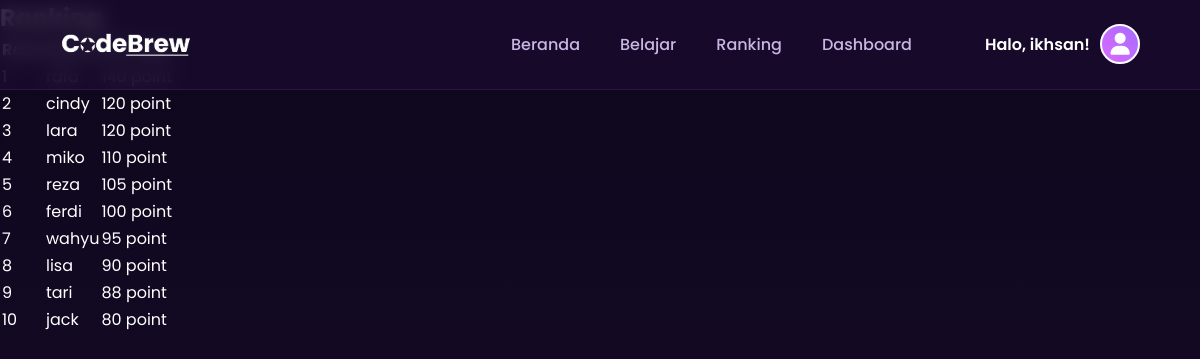
The page /homepage/ranking.php (signed in) on the database its author committed.
### tables this page shows
CREATE TABLE `user` (
  `user_id` int NOT NULL,
  `username` varchar(100) DEFAULT NULL,
  `email` varchar(100) DEFAULT NULL,
  `password` varchar(255) DEFAULT NULL,
  `is_premium` tinyint(1) DEFAULT NULL,
  `xp_total` int DEFAULT NULL,
  `role` varchar(20) DEFAULT 'user'
);

### homepage/ranking.php (the view, shortened to what this page needs)
<?php
include '../connection.php';
$ranking = mysqli_query($conn, "SELECT * FROM user ORDER BY xp_total DESC LIMIT 10");
$is_premium = false;
if (isset($_SESSION['username'])) {
    $username = $_SESSION['username'];
    $result = mysqli_query($conn, "SELECT is_premium FROM user WHERE username = '$username'");
    if ($result && $row = mysqli_fetch_assoc($result)) {
        $is_premium = $row['is_premium'] == 1;
    }
}
?>
<!DOCTYPE html>
<html lang="id">
<head>
  <link rel="stylesheet" href="https://cdnjs.cloudflare.com/ajax/libs/font-awesome/6.4.0/css/all.min.css" />
  <link rel="stylesheet" href="../landing-page/index.css" />
</head>
<body>
  <div class="stars" id="stars"></div>
  <header>
    <div class="logo">
      <img src="../assets/Cuplikan_layar_2025-04-17_195753-removebg-preview 1.png" class="logo">
    </div>
    <nav>
      <ul>
        <li><a href="index.php">Beranda</a></li>
        <li><a href="#">Belajar</a></li>
        <li><a href="../ranking.php">Ranking</a></li>
        <li><a href="#">Dashboard</a></li>
      </ul>
    </nav>
    <div class="user-profile-container">
        <?php if (isset($_SESSION['username'])): ?>
            <span class="greeting">
                Halo, <?php echo htmlspecialchars($_SESSION['username']); ?>!
            </span>
        <?php endif; ?>
        <div class="profile-menu">
            <div class="profile-btn <?php echo $is_premium ? 'premium-profile' : ''; ?>" id="profileBtn">
                <i class="fas fa-user avatar"></i>
            </div>
        </div>
    </div>
  </header>
  <section class="ranking">
    <h1>Ranking</h1>
    <table>
      <thead>
        <tr>
          <th>Rank</th>
          <th>Nama</th>
          <th>XP Total</th>
        </tr>
      </thead>
      <tbody>
        <?php
        $rank = 1;
        while ($row = mysqli_fetch_assoc($ranking)) {
          echo "<tr>";
          echo "<td>" . $rank . "</td>";
          echo "<td>" . $row['username'] . "</td>";
          echo "<td>" . $row['xp_total'] . ' point' . "</td>";
          echo "</tr>";
          $rank++;
        }
        ?>
      </tbody>
    </table>
  </section>
</body>
</html>

### homepage/index.css (style rules this page uses)
:root { --primary: #5d2e8e; --primary-light: #a367dc; --accent: #ff84e8; --dark: #1a0b2e; --darker: #0d071b; --light: #ffffff; --light-purple: #c9b6e4; --gradient: linear-gradient(90deg, var(--primary-light), var(--accent)); }
* { margin: 0; padding: 0; box-sizing: border-box; font-family: "Poppins", sans-serif; }
body { background: linear-gradient(180deg, var(--darker), var(--dark)); color: var(--light); overflow-x: hidden; min-height: 100vh; position: relative; }
.stars { position: fixed; top: 0; left: 0; width: 100%; height: 100%; pointer-events: none; z-index: -1; }
header { position: fixed; top: 0; left: 0; width: 100%; padding: 1.5rem 5%; display: flex; justify-content: space-between; align-items: center; z-index: 100; backdrop-filter: blur(10px); background: rgba(26, 11, 46, 0.8); border-bottom: 1px solid rgba(93, 46, 142, 0.3); }
.logo { width: 35%; padding-top: 0.5%; }
nav ul { display: flex; list-style: none; gap: 2.5rem; }
nav a { color: var(--light-purple); text-decoration: none; font-weight: 500; transition: color 0.3s; position: relative; }
nav a::after { content: ""; position: absolute; bottom: -5px; left: 0; width: 0; height: 2px; background: var(--gradient); transition: width 0.3s; }
.profile-menu { position: relative; }
.profile-btn { width: 45px; height: 45px; border-radius: 50%; background: var(--gradient); display: flex; align-items: center; justify-content: center; cursor: pointer; transition: transform 0.3s, box-shadow 0.3s; position: relative; border: 2px solid var(--light); }
.profile-btn .avatar { font-size: 22px; color: var(--light); }
.user-profile-container { display: flex; align-items: center; gap: 15px; }
.greeting { font-weight: 600; font-size: 16px; color: var(--light); white-space: nowrap; }

### homepage/ranking.php (style rules this page uses)
.user-profile-container { display: flex; align-items: center; gap: 10px; }
.greeting { color: white; font-size: 16px; font-weight: 600; }
.profile-menu { position: relative; }
.profile-btn { background: linear-gradient(45deg, #da6aff, #a66bff); width: 40px; height: 40px; border-radius: 50%; display: flex; align-items: center; justify-content: center; cursor: pointer; color: white; position: relative; }

### rows shown on the page
user: username "cindy", xp_total "120"
user: username "lara", xp_total "120"
user: username "miko", xp_total "110"
user: username "reza", xp_total "105"
user: username "ferdi", xp_total "100"
user: username "wahyu", xp_total "95"
user: username "lisa", xp_total "90"
user: username "tari", xp_total "88"
user: username "jack", xp_total "80"

### other values the page prints
$_SESSION['username'] "ikhsan"
